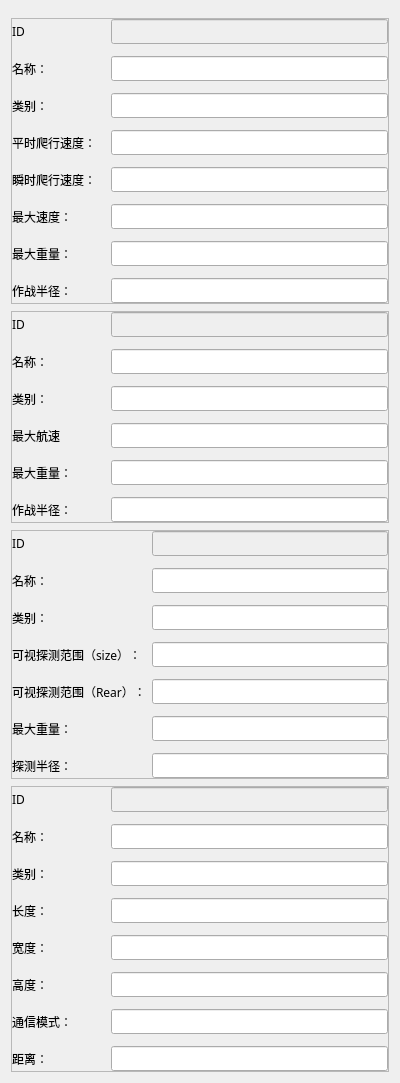
<?xml version="1.0" encoding="UTF-8"?>
<ui version="4.0">
 <class>MAP_GUI_EntityInfoView</class>
 <widget class="QWidget" name="MAP_GUI_EntityInfoView">
  <property name="geometry">
   <rect>
    <x>0</x>
    <y>0</y>
    <width>400</width>
    <height>1030</height>
   </rect>
  </property>
  <property name="font">
   <font>
    <family>微软雅黑</family>
   </font>
  </property>
  <property name="windowTitle">
   <string>Form</string>
  </property>
  <layout class="QGridLayout" name="gridLayout">
   <property name="topMargin">
    <number>18</number>
   </property>
   <property name="verticalSpacing">
    <number>7</number>
   </property>
   <item row="0" column="0">
    <widget class="QFrame" name="planeEntity">
     <property name="frameShape">
      <enum>QFrame::StyledPanel</enum>
     </property>
     <property name="frameShadow">
      <enum>QFrame::Raised</enum>
     </property>
     <layout class="QGridLayout" name="gridLayout_2" columnstretch="1,3">
      <property name="leftMargin">
       <number>0</number>
      </property>
      <property name="topMargin">
       <number>0</number>
      </property>
      <property name="rightMargin">
       <number>0</number>
      </property>
      <property name="bottomMargin">
       <number>0</number>
      </property>
      <property name="verticalSpacing">
       <number>12</number>
      </property>
      <item row="3" column="1">
       <widget class="QLineEdit" name="aveSpeedLineEditP"/>
      </item>
      <item row="5" column="1">
       <widget class="QLineEdit" name="maxSpeedLineEditP"/>
      </item>
      <item row="4" column="1">
       <widget class="QLineEdit" name="insSpeedLineEditP"/>
      </item>
      <item row="6" column="1">
       <widget class="QLineEdit" name="maxWeightLineEditP"/>
      </item>
      <item row="7" column="1">
       <widget class="QLineEdit" name="radiusLineEditP"/>
      </item>
      <item row="7" column="0">
       <widget class="QLabel" name="radiusLabelP">
        <property name="text">
         <string>作战半径：</string>
        </property>
       </widget>
      </item>
      <item row="5" column="0">
       <widget class="QLabel" name="maxSpeedLabelP">
        <property name="text">
         <string>最大速度：</string>
        </property>
       </widget>
      </item>
      <item row="3" column="0">
       <widget class="QLabel" name="aveSpeedLabelP">
        <property name="text">
         <string>平时爬行速度：</string>
        </property>
       </widget>
      </item>
      <item row="2" column="0">
       <widget class="QLabel" name="classLabelP">
        <property name="text">
         <string>类别：</string>
        </property>
       </widget>
      </item>
      <item row="6" column="0">
       <widget class="QLabel" name="maxWeightLabelP">
        <property name="text">
         <string>最大重量：</string>
        </property>
       </widget>
      </item>
      <item row="1" column="0">
       <widget class="QLabel" name="nameLabelP">
        <property name="text">
         <string>名称：</string>
        </property>
       </widget>
      </item>
      <item row="4" column="0">
       <widget class="QLabel" name="insSpeedLabelP">
        <property name="text">
         <string>瞬时爬行速度：</string>
        </property>
       </widget>
      </item>
      <item row="2" column="1">
       <widget class="QLineEdit" name="classLineEditP"/>
      </item>
      <item row="1" column="1">
       <widget class="QLineEdit" name="nameLineEditP"/>
      </item>
      <item row="0" column="0">
       <widget class="QLabel" name="IDLabelP">
        <property name="text">
         <string>ID</string>
        </property>
       </widget>
      </item>
      <item row="0" column="1">
       <widget class="QLineEdit" name="IDLineEditP">
        <property name="enabled">
         <bool>false</bool>
        </property>
       </widget>
      </item>
     </layout>
    </widget>
   </item>
   <item row="1" column="0">
    <widget class="QFrame" name="shipEntity">
     <property name="frameShape">
      <enum>QFrame::StyledPanel</enum>
     </property>
     <property name="frameShadow">
      <enum>QFrame::Raised</enum>
     </property>
     <layout class="QGridLayout" name="gridLayout_3" columnstretch="1,3">
      <property name="leftMargin">
       <number>0</number>
      </property>
      <property name="topMargin">
       <number>0</number>
      </property>
      <property name="rightMargin">
       <number>0</number>
      </property>
      <property name="bottomMargin">
       <number>0</number>
      </property>
      <property name="verticalSpacing">
       <number>12</number>
      </property>
      <item row="2" column="1">
       <widget class="QLineEdit" name="classLineEditS"/>
      </item>
      <item row="5" column="1">
       <widget class="QLineEdit" name="radiusLineEditS"/>
      </item>
      <item row="1" column="0">
       <widget class="QLabel" name="nameLabelS">
        <property name="text">
         <string>名称：</string>
        </property>
       </widget>
      </item>
      <item row="3" column="0">
       <widget class="QLabel" name="maxSpeedLabelS">
        <property name="text">
         <string>最大航速</string>
        </property>
       </widget>
      </item>
      <item row="2" column="0">
       <widget class="QLabel" name="classLabelS">
        <property name="text">
         <string>类别：</string>
        </property>
       </widget>
      </item>
      <item row="1" column="1">
       <widget class="QLineEdit" name="nameLineEditS"/>
      </item>
      <item row="4" column="1">
       <widget class="QLineEdit" name="maxWeightLineEditS"/>
      </item>
      <item row="5" column="0">
       <widget class="QLabel" name="radiusLabelS">
        <property name="text">
         <string>作战半径：</string>
        </property>
       </widget>
      </item>
      <item row="3" column="1">
       <widget class="QLineEdit" name="maxSpeedLineEditS"/>
      </item>
      <item row="4" column="0">
       <widget class="QLabel" name="maxWeightLabelS">
        <property name="text">
         <string>最大重量：</string>
        </property>
       </widget>
      </item>
      <item row="0" column="0">
       <widget class="QLabel" name="IDLabelS">
        <property name="text">
         <string>ID</string>
        </property>
       </widget>
      </item>
      <item row="0" column="1">
       <widget class="QLineEdit" name="IDLineEditS">
        <property name="enabled">
         <bool>false</bool>
        </property>
       </widget>
      </item>
     </layout>
    </widget>
   </item>
   <item row="2" column="0">
    <widget class="QFrame" name="radarEntity">
     <property name="frameShape">
      <enum>QFrame::StyledPanel</enum>
     </property>
     <property name="frameShadow">
      <enum>QFrame::Raised</enum>
     </property>
     <layout class="QGridLayout" name="gridLayout_4" columnstretch="1,3">
      <property name="leftMargin">
       <number>0</number>
      </property>
      <property name="topMargin">
       <number>0</number>
      </property>
      <property name="rightMargin">
       <number>0</number>
      </property>
      <property name="bottomMargin">
       <number>0</number>
      </property>
      <property name="verticalSpacing">
       <number>12</number>
      </property>
      <item row="3" column="1">
       <widget class="QLineEdit" name="scopeSizeLineEditR"/>
      </item>
      <item row="6" column="0">
       <widget class="QLabel" name="radiusLabelR">
        <property name="text">
         <string>探测半径：</string>
        </property>
       </widget>
      </item>
      <item row="2" column="0">
       <widget class="QLabel" name="classLabelR">
        <property name="text">
         <string>类别：</string>
        </property>
       </widget>
      </item>
      <item row="1" column="0">
       <widget class="QLabel" name="nameLabelR">
        <property name="text">
         <string>名称：</string>
        </property>
       </widget>
      </item>
      <item row="3" column="0">
       <widget class="QLabel" name="scopeSizeLabelR">
        <property name="text">
         <string>可视探测范围（size）：</string>
        </property>
       </widget>
      </item>
      <item row="1" column="1">
       <widget class="QLineEdit" name="nameLineEditR"/>
      </item>
      <item row="5" column="0">
       <widget class="QLabel" name="maxWeightLabelR">
        <property name="text">
         <string>最大重量：</string>
        </property>
       </widget>
      </item>
      <item row="5" column="1">
       <widget class="QLineEdit" name="maxWeightLineEditR"/>
      </item>
      <item row="4" column="1">
       <widget class="QLineEdit" name="scopeRearLineEditR"/>
      </item>
      <item row="4" column="0">
       <widget class="QLabel" name="scopeRearLabelR">
        <property name="text">
         <string>可视探测范围（Rear）：</string>
        </property>
       </widget>
      </item>
      <item row="6" column="1">
       <widget class="QLineEdit" name="radiusLineEditR"/>
      </item>
      <item row="2" column="1">
       <widget class="QLineEdit" name="classLineEditR"/>
      </item>
      <item row="0" column="0">
       <widget class="QLabel" name="IDLabelR">
        <property name="text">
         <string>ID</string>
        </property>
       </widget>
      </item>
      <item row="0" column="1">
       <widget class="QLineEdit" name="IDLineEditR">
        <property name="enabled">
         <bool>false</bool>
        </property>
       </widget>
      </item>
     </layout>
    </widget>
   </item>
   <item row="3" column="0">
    <widget class="QFrame" name="groundEntity">
     <property name="frameShape">
      <enum>QFrame::StyledPanel</enum>
     </property>
     <property name="frameShadow">
      <enum>QFrame::Raised</enum>
     </property>
     <layout class="QGridLayout" name="gridLayout_5" columnstretch="1,3">
      <property name="leftMargin">
       <number>0</number>
      </property>
      <property name="topMargin">
       <number>0</number>
      </property>
      <property name="rightMargin">
       <number>0</number>
      </property>
      <property name="bottomMargin">
       <number>0</number>
      </property>
      <property name="verticalSpacing">
       <number>12</number>
      </property>
      <item row="5" column="0">
       <widget class="QLabel" name="heightLabelG">
        <property name="text">
         <string>高度：</string>
        </property>
       </widget>
      </item>
      <item row="1" column="1">
       <widget class="QLineEdit" name="nameLineEditG"/>
      </item>
      <item row="1" column="0">
       <widget class="QLabel" name="nameLabelG">
        <property name="text">
         <string>名称：</string>
        </property>
       </widget>
      </item>
      <item row="4" column="0">
       <widget class="QLabel" name="widthLabelG">
        <property name="text">
         <string>宽度：</string>
        </property>
       </widget>
      </item>
      <item row="6" column="0">
       <widget class="QLabel" name="communicationLabelG">
        <property name="text">
         <string>通信模式：</string>
        </property>
       </widget>
      </item>
      <item row="6" column="1">
       <widget class="QLineEdit" name="communicationLineEditG"/>
      </item>
      <item row="3" column="1">
       <widget class="QLineEdit" name="lengthLineEditG"/>
      </item>
      <item row="5" column="1">
       <widget class="QLineEdit" name="heightLineEditG"/>
      </item>
      <item row="4" column="1">
       <widget class="QLineEdit" name="widthLineEditG"/>
      </item>
      <item row="2" column="1">
       <widget class="QLineEdit" name="classLineEditG"/>
      </item>
      <item row="2" column="0">
       <widget class="QLabel" name="classLabelG">
        <property name="text">
         <string>类别：</string>
        </property>
       </widget>
      </item>
      <item row="7" column="0">
       <widget class="QLabel" name="distanceLabelG">
        <property name="text">
         <string>距离：</string>
        </property>
       </widget>
      </item>
      <item row="3" column="0">
       <widget class="QLabel" name="lengthLabelG">
        <property name="text">
         <string>长度：</string>
        </property>
       </widget>
      </item>
      <item row="7" column="1">
       <widget class="QLineEdit" name="distanceLineEditG"/>
      </item>
      <item row="0" column="0">
       <widget class="QLabel" name="IDLabelG">
        <property name="text">
         <string>ID</string>
        </property>
       </widget>
      </item>
      <item row="0" column="1">
       <widget class="QLineEdit" name="IDLineEditG">
        <property name="enabled">
         <bool>false</bool>
        </property>
       </widget>
      </item>
     </layout>
    </widget>
   </item>
   <item row="4" column="0">
    <spacer name="verticalSpacer">
     <property name="orientation">
      <enum>Qt::Vertical</enum>
     </property>
     <property name="sizeHint" stdset="0">
      <size>
       <width>20</width>
       <height>84</height>
      </size>
     </property>
    </spacer>
   </item>
  </layout>
 </widget>
 <resources/>
 <connections/>
</ui>
